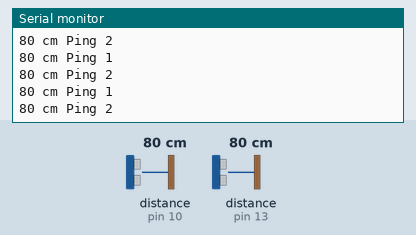
A sketch run on a simulated Arduino Uno, built with avr-gcc and run on an emulated ATmega328P. On the bench: the last lines printed to the serial monitor. Wiring (inferred from the names in the program): 2 × ultrasonic range finder: trigger pin 9, echo pin 10 / trigger pin 12, echo pin 13. The test bench sets the inputs (shaded band); at power-on: distance to the obstacle (sensors on pin 10, pin 13) 80 cm. The echo pulse lasts 58.3 µs per cm.

Above: at 1.3 s.
1.4 s: distance to the obstacle (sensor on pin 10) set to 2 cm
At 1.85 s:
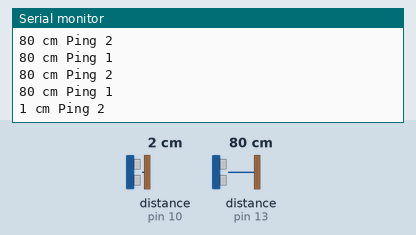
2.9 s: distance to the obstacle (sensor on pin 13) set to 2 cm
At 3.36 s:
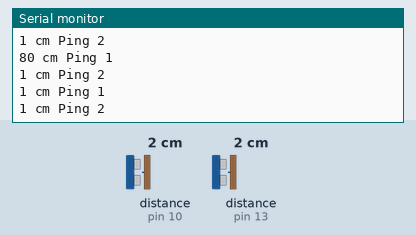
4.4 s: distance to the obstacle (sensor on pin 10) set to 4 cm
At 4.87 s:
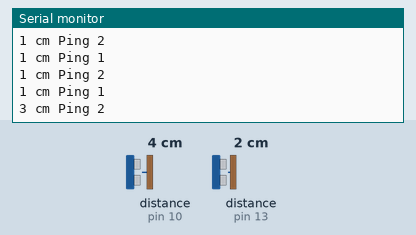
5.9 s: distance to the obstacle (sensor on pin 13) set to 4 cm
At 6.37 s:
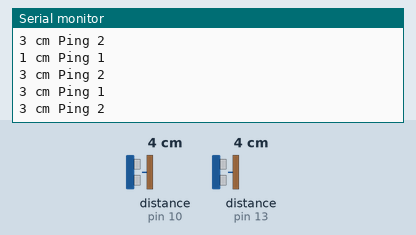
Timing chart, 0 to 8.4 s (numbered marks = the images above; inputs shaded):
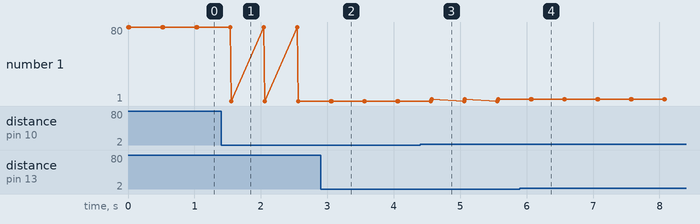

The sketch:

_4ping_dual.ino
```cpp
const int echoPin1 = 13;
const int trigPin1 = 12;

const int echoPin2 = 10;
const int trigPin2 = 9;

long duration, cm;

void setup() {
  Serial.begin(9600);
  pinMode(echoPin1, INPUT);
  pinMode(trigPin1, OUTPUT);
  pinMode(echoPin2, INPUT);
  pinMode(trigPin2, OUTPUT);
} //setup

void loop() {
  //sending out trigger signal for Ping 1
  digitalWrite(trigPin1, LOW);
  delayMicroseconds(2);
  digitalWrite(trigPin1, HIGH);
  delayMicroseconds(10); //from datasheet
  digitalWrite(trigPin1, LOW);

  //reading echo signal
  duration = pulseIn(echoPin1, HIGH);

  //converting duration to distance
  cm = duration / 29 / 2;
  Serial.print(cm);
  Serial.println(" cm Ping 1");

  //sending out trigger signal for Ping 2
  digitalWrite(trigPin2, LOW);
  delayMicroseconds(2);
  digitalWrite(trigPin2, HIGH);
  delayMicroseconds(10); //from datasheet
  digitalWrite(trigPin2, LOW);

  //reading echo signal
  duration = pulseIn(echoPin2, HIGH);

  //converting duration to distance
  cm = duration / 29 / 2;
  Serial.print(cm);
  Serial.println(" cm Ping 2");

  //don't need to read super fast
  delay(500);
} //loop
```

Measured:
- after the input at 1.4 s, the serial monitor: prints a new line after 0.15 s (image 1)
- after the input at 2.9 s, the serial monitor: prints a new line after 0.15 s (image 2)
- after the input at 4.4 s, the serial monitor: prints a new line after 0.17 s (image 3)
- after the input at 5.9 s, the serial monitor: prints a new line after 0.16 s (image 4)
- plotted number 1: 1 → 3 after the input at 4.4 s
